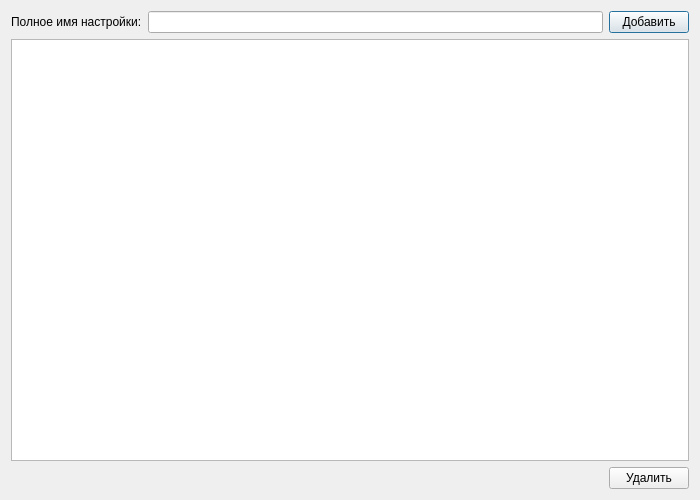
<?xml version="1.0" encoding="UTF-8"?>
<ui version="4.0">
 <class>SettingsSelectionPage</class>
 <widget class="QWizardPage" name="SettingsSelectionPage">
  <property name="geometry">
   <rect>
    <x>0</x>
    <y>0</y>
    <width>700</width>
    <height>500</height>
   </rect>
  </property>
  <property name="windowTitle">
   <string>WizardPage</string>
  </property>
  <property name="title">
   <string>Выбор настроек для сохранения</string>
  </property>
  <layout class="QVBoxLayout" name="verticalLayout">
   <item>
    <layout class="QHBoxLayout" name="inputLayout">
     <item>
      <widget class="QLabel" name="label">
       <property name="text">
        <string>Полное имя настройки:</string>
       </property>
      </widget>
     </item>
     <item>
      <widget class="QLineEdit" name="nameEdit"/>
     </item>
     <item>
      <widget class="QPushButton" name="addBtn">
       <property name="text">
        <string>Добавить</string>
       </property>
       <property name="default">
        <bool>true</bool>
       </property>
      </widget>
     </item>
    </layout>
   </item>
   <item>
    <widget class="QTreeView" name="treeView">
     <property name="alternatingRowColors">
      <bool>true</bool>
     </property>
     <property name="selectionBehavior">
      <enum>QAbstractItemView::SelectRows</enum>
     </property>
     <property name="selectionMode">
      <enum>QAbstractItemView::SingleSelection</enum>
     </property>
     <property name="rootIsDecorated">
      <bool>false</bool>
     </property>
     <property name="itemsExpandable">
      <bool>false</bool>
     </property>
     <property name="expandsOnDoubleClick">
      <bool>false</bool>
     </property>
    </widget>
   </item>
   <item>
    <layout class="QHBoxLayout" name="bottomLayout">
     <item>
      <spacer name="horizontalSpacer">
       <property name="orientation">
        <enum>Qt::Horizontal</enum>
       </property>
       <property name="sizeHint" stdset="0">
        <size>
         <width>40</width>
         <height>20</height>
        </size>
       </property>
      </spacer>
     </item>
     <item>
      <widget class="QPushButton" name="deleteBtn">
       <property name="text">
        <string>Удалить</string>
       </property>
      </widget>
     </item>
    </layout>
   </item>
  </layout>
 </widget>
 <resources/>
 <connections/>
</ui>
